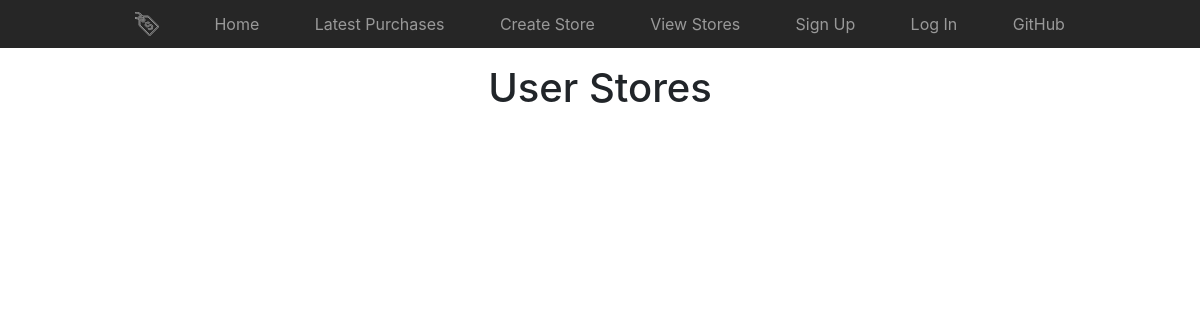
Page /stores on the earlier database version.
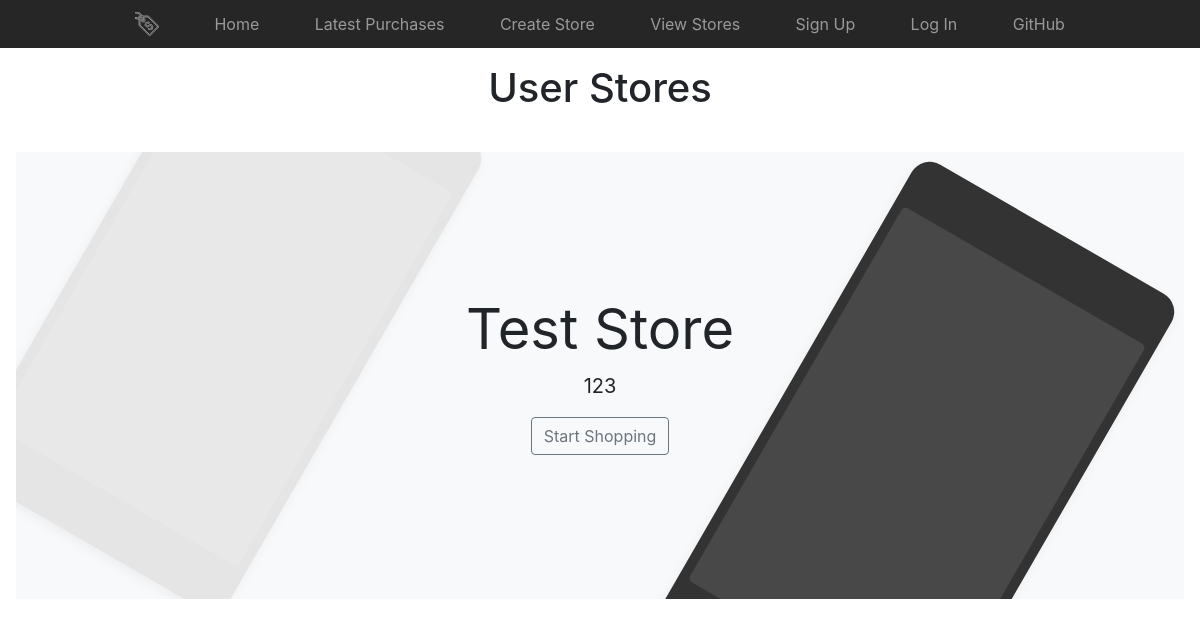
Same page on the later database version.
### sales/models.py (models this page shows, shortened)
class Store(models.Model):
    name = models.TextField(default='store')
    description = models.TextField(default='store')
    owner = models.ForeignKey(User, on_delete=models.CASCADE)

### sales/views.py (the view)
# urls.py: path('stores', views.view_stores, name='stores'),
def view_stores(request):
    stores = Store.objects.filter(pk__gt=1)
    return render(request, 'sales/stores.html', {'stores': stores})

### sales/templates/sales/stores.html
{% extends 'base.html' %}
{% block content %}
<div class="py-3 text-center">
        <h1>User Stores</h1>
</div>
{% for store in stores %}
    <div class="position-relative overflow-hidden p-3 p-md-5 m-md-3 text-center bg-light">
          <div class="col-md-5 p-lg-5 mx-auto my-5">
            <h1 class="display-4 font-weight-normal">{{ store.name }}</h1>
            <p class="lead font-weight-normal">{{ store.description|linebreaksbr }}</p>
            <a class="btn btn-outline-secondary" href="#">Start Shopping</a>
          </div>
          <div class="product-device box-shadow d-none d-md-block"></div>
          <div class="product-device product-device-2 box-shadow d-none d-md-block"></div>
    </div>
{% endfor %}
{% endblock %}

Differences in the rows shown:
added Store: name "Test Store", description "123"
